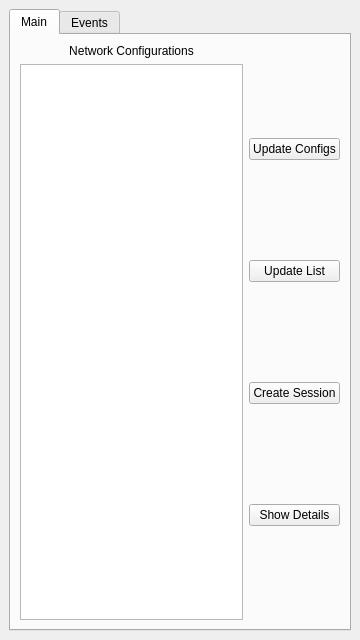
<?xml version="1.0" encoding="UTF-8"?>
<ui version="4.0">
 <class>BearerExMainWindow</class>
 <widget class="QMainWindow" name="BearerExMainWindow">
  <property name="geometry">
   <rect>
    <x>0</x>
    <y>0</y>
    <width>360</width>
    <height>640</height>
   </rect>
  </property>
  <property name="windowTitle">
   <string>Bearer Example</string>
  </property>
  <widget class="QWidget" name="centralwidget">
   <layout class="QVBoxLayout" name="verticalLayout">
    <item>
     <widget class="QTabWidget" name="mainTabWidget">
      <widget class="QWidget" name="tab">
       <attribute name="title">
        <string>Main</string>
       </attribute>
       <layout class="QHBoxLayout" name="horizontalLayout">
        <item>
         <layout class="QVBoxLayout" name="verticalLayout_2">
          <item>
           <widget class="QLabel" name="label">
            <property name="text">
             <string>Network Configurations</string>
            </property>
            <property name="alignment">
             <set>Qt::AlignCenter</set>
            </property>
           </widget>
          </item>
          <item>
           <widget class="QListWidget" name="listWidget"/>
          </item>
         </layout>
        </item>
        <item>
         <layout class="QGridLayout" name="gridLayout">
          <item row="0" column="0">
           <widget class="QPushButton" name="updateConfigurationsButton">
            <property name="text">
             <string>Update Configs</string>
            </property>
           </widget>
          </item>
          <item row="1" column="0">
           <widget class="QPushButton" name="updateListButton">
            <property name="text">
             <string>Update List</string>
            </property>
           </widget>
          </item>
          <item row="2" column="0">
           <widget class="QPushButton" name="createSessionButton">
            <property name="text">
             <string>Create Session</string>
            </property>
           </widget>
          </item>
          <item row="3" column="0">
           <widget class="QPushButton" name="showDetailsButton">
            <property name="text">
             <string>Show Details</string>
            </property>
           </widget>
          </item>
         </layout>
        </item>
       </layout>
      </widget>
      <widget class="QWidget" name="tab_2">
       <attribute name="title">
        <string>Events</string>
       </attribute>
       <layout class="QVBoxLayout" name="verticalLayout_3">
        <item>
         <widget class="QListWidget" name="eventListWidget"/>
        </item>
        <item>
         <widget class="QPushButton" name="clearEventListButton">
          <property name="text">
           <string>Clear</string>
          </property>
         </widget>
        </item>
       </layout>
      </widget>
     </widget>
    </item>
   </layout>
  </widget>
 </widget>
 <resources/>
 <connections/>
</ui>
